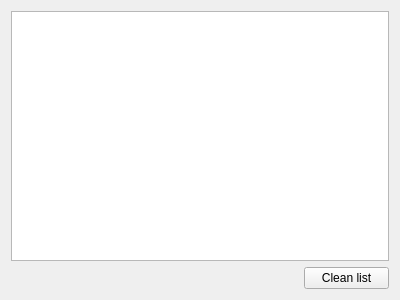
<?xml version="1.0" encoding="UTF-8"?>
<ui version="4.0">
 <class>DialogUploadsQueue</class>
 <widget class="QWidget" name="DialogUploadsQueue">
  <property name="geometry">
   <rect>
    <x>0</x>
    <y>0</y>
    <width>400</width>
    <height>300</height>
   </rect>
  </property>
  <property name="windowTitle">
   <string>Form</string>
  </property>
  <layout class="QGridLayout" name="gridLayout">
   <item row="0" column="0" colspan="2">
    <widget class="QListWidget" name="listWidget">
     <property name="resizeMode">
      <enum>QListView::Adjust</enum>
     </property>
    </widget>
   </item>
   <item row="1" column="0">
    <spacer name="horizontalSpacer">
     <property name="orientation">
      <enum>Qt::Horizontal</enum>
     </property>
     <property name="sizeHint" stdset="0">
      <size>
       <width>288</width>
       <height>20</height>
      </size>
     </property>
    </spacer>
   </item>
   <item row="1" column="1">
    <widget class="QPushButton" name="pushButton">
     <property name="sizePolicy">
      <sizepolicy hsizetype="Minimum" vsizetype="Fixed">
       <horstretch>0</horstretch>
       <verstretch>0</verstretch>
      </sizepolicy>
     </property>
     <property name="minimumSize">
      <size>
       <width>85</width>
       <height>0</height>
      </size>
     </property>
     <property name="text">
      <string>Clean list</string>
     </property>
     <property name="icon">
      <iconset resource="resources.qrc">
       <normaloff>:/general/interfaceIcons/generalClean.png</normaloff>:/general/interfaceIcons/generalClean.png</iconset>
     </property>
     <property name="iconSize">
      <size>
       <width>24</width>
       <height>24</height>
      </size>
     </property>
    </widget>
   </item>
  </layout>
 </widget>
 <resources>
  <include location="resources.qrc"/>
 </resources>
 <connections/>
</ui>
